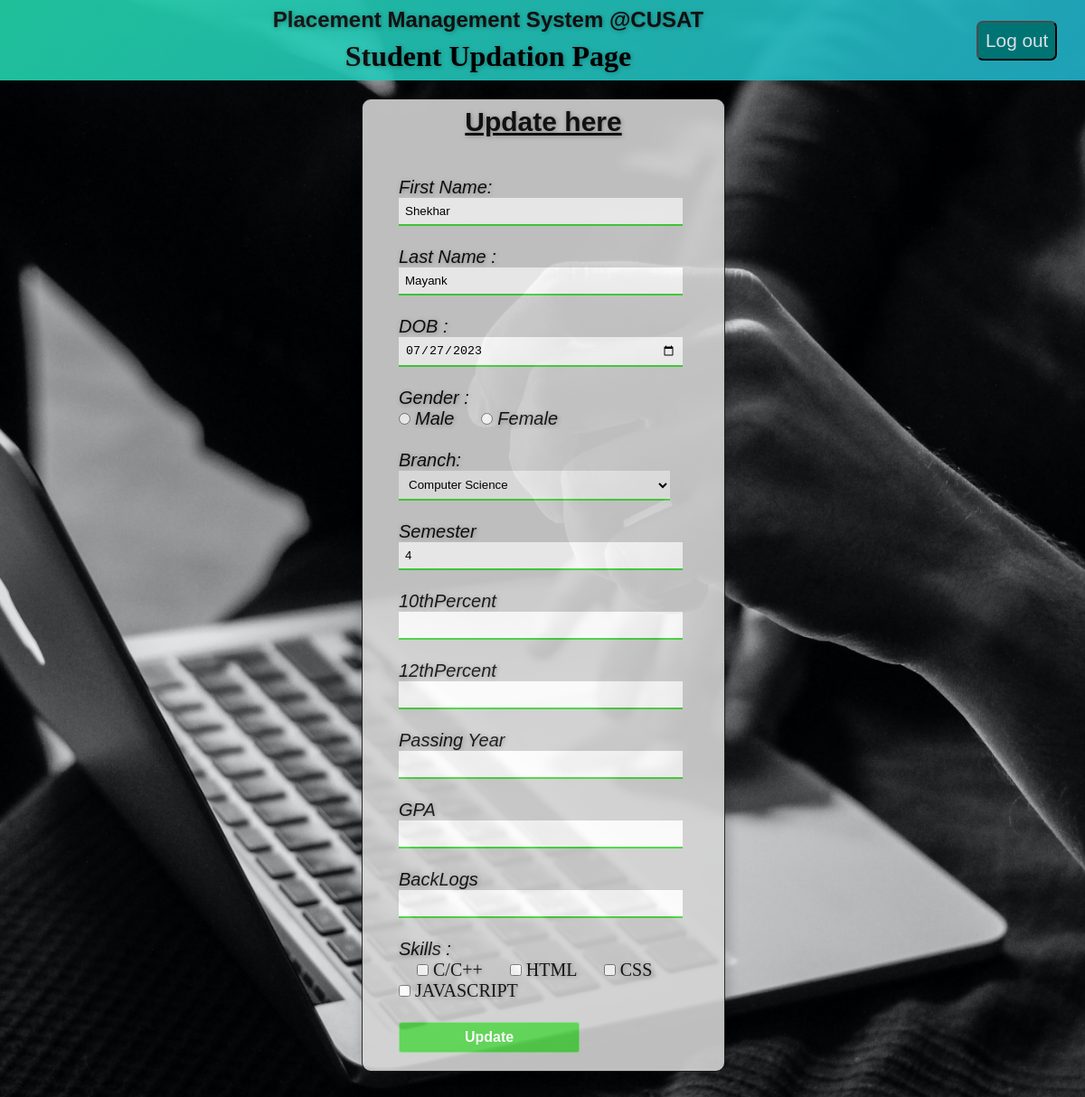
Screenshot of /updates.php?Id=3 with the database file from the repository.
### tables this page shows
CREATE TABLE `registration` (
  `ID` int(255) NOT NULL,
  `FirstName` varchar(255) NOT NULL,
  `LastName` varchar(255) NOT NULL,
  `DOB` varchar(255) NOT NULL,
  `Email` varchar(255) NOT NULL,
  `Gender` varchar(255) NOT NULL,
  `Branch` varchar(230) NOT NULL,
  `percent10` varchar(255) NOT NULL,
  `percent12` varchar(255) NOT NULL,
  `PassYear` varchar(255) NOT NULL,
  `GPA` varchar(255) NOT NULL,
  `Back` varchar(255) NOT NULL,
  `Semester` varchar(255) NOT NULL,
  `Skills` varchar(255) NOT NULL,
  `Img` varchar(255) NOT NULL,
  `password` varchar(255) NOT NULL,
  `Cpassword` varchar(255) NOT NULL,
  `Bool` varchar(100) NOT NULL DEFAULT 'False',
  `Company` varchar(255) NOT NULL DEFAULT 'Not Registered',
  `Status` varchar(255) NOT NULL DEFAULT 'NULL'
);

### updates.php (the view, shortened to what this page needs)
<!DOCTYPE html>
<html lang="en">
<head>
    <link rel="stylesheet" href="studentregistercss.css" type="text/css">
</head>
<body>
    <div id="headm">
    <div class="head">
    <h2>Placement Management System @CUSAT</h1>
    <h1 class="second_heading"><centre>Student Updation Page</centre></h2>
    </div>
    <div id="but">
    <a href="index.php" id="home"><button type="submit"  name="save" class="btn">Log out</button></a>
    </div>
    </div>
<div class="main">
    <div class="register"><h2><u>Update here</u></h2><br><br>
        <form action="<?php $_SERVER['PHP_SELF'] ?>"id="register" method="post" enctype="multipart/form-data">
<?php
include 'connection.php';
$ids = $_GET['Id'];
$showquery="select * from registration where ID={$ids}";
$showdata=mysqli_query($conn,$showquery);
$arrdata=mysqli_fetch_array($showdata);
    ?>
        <label>First Name:</label>
            <input type="text" name="fname" class="name"
            placeholder="Enter your first name" value="<?php echo $arrdata['FirstName'] ?>"><br><br>
             <label>Last Name :</label>
             <input type="text" name="lname" class="name"
            placeholder="Enter your last name" value="<?php echo $arrdata['LastName'] ?>"><br><br>
            <label>DOB :</label>
            <input type="date" name="dob" class="name"
            placeholder="12/03/2002" value="<?php echo $arrdata['DOB'] ?>">
            <br><br>
            <label>Gender :</label>
            <br>
            <input type="radio" name="gender" class="male" value="Male">
            <span id="male"><label for="male">Male</label></span>
            <input type="radio" name="gender" class="female" value="Female">
            <span id="female"><label for="female">Female</label></span>
            <br><br>
            <label>Branch:</label>
            <select name="branch" id="branch" class="name"value="<?php echo $arrdata['Branch'] ?>">
             <option>Computer Science</option>
            </select>
            <br><br>
            <label>Semester</label>
            <input type="number" min="1" max="8" name="semester" class="name" id="branch"
            placeholder="Enter the current semester" value="<?php echo $arrdata['Semester'] ?>"><br><br>
            <label>10thPercent</label>
            <input type="number" min="0" max="100" name="10percent" class="name"
             value="<?php echo $arrdata['percent10'] ?>">
             <br><br>
             <label>12thPercent</label>
            <input type="number" min="0" max="100" name="12percent" class="name"
             value="<?php echo $arrdata['percent12'] ?>">
             <br><br>
             <label>Passing Year</label>
            <input type="text" name="passyear" class="name"
             value="<?php echo $arrdata['PassYear'] ?>">
             <br><br>
             <label>GPA</label>
             <br>
            <input type="text" min="0" max="10" name="gpa" class="name"
             value="<?php echo $arrdata['GPA'] ?>">
             <br><br>
             <label>BackLogs</label>
            <input type="text" name="back" class="name"
             value="<?php echo $arrdata['Back'] ?>">
             <br><br>
            <label> Skills :</label>
            <br>
            <input type="checkbox" name="skills1" id="skills" value="C/C++">
            <span id="skills">C/C++</span>
            <input type="checkbox" name="skills2" id="skills" value="HTML">
            <span id="skills">HTML</span>
            <input type="checkbox" name="skills3" id="skills" value="CSS">
            <span id="skills">CSS</span>
            <br>
            <input type="checkbox" name="skills4" id="skills" Value="JS">
            <span id="skills">JAVASCRIPT</span>
            <br><br>
            <input type="submit" value="Update" name="save" id="submit">
        </form>
    </div>
</div>
</body>
</html>

### studentregistercss.css (style rules this page uses)
* { margin: 0; }
h2 { text-align: center; color: rgb(19, 19, 19); padding-top: 0.5rem; padding-bottom: 0.5rem; }
.second_heading { text-align: center; padding-bottom:0.5rem; }
#headm { width: 100%; display: flex; justify-content: center; align-items: center; background: linear-gradient(-45deg, #ee7752, #e73c7e, #23a6d5, #23d5ab); background-size: 400% 400%; animation: gradient 15s ease infinite; position: sticky; top: 0%; }
.head { width: 90%; height:auto; }
#but { width: 10%; }
* { margin: 0; padding: 0; }
body { background: url("c2.jpg"); background-repeat: no-repeat; background-size: cover; background-position: center; opacity: 0.9; background-attachment: fixed; }
.main { width: 400px; margin:auto; margin-top:20px; }
h2 { text-align: center; font-family: sans-serif; }
.register { background-color:lightgray; width:100%; font-size:20px; border-radius:10px; border:1px solid rgba(15, 15, 15, 0.925); box-shadow:2px 2px 15px rgba(0,0,0,0.3); color:#0f0f0f; margin-bottom: 50px; }
#register { margin-left:40px; margin-top:-10px; }
label { font-family: Arial, Helvetica, sans-serif; font-size:20px; font-style:italic; }
.name { width:300px; border:none; border-bottom:2px solid #46d83c; padding: 7px; }
#submit { width:200px; padding: 7px; font-size:16px; font-family: sans-serif; font-weight: 600; border-radius: 3px; background-color: #57d64e; margin-bottom: 20px; color:#fff; cursor: pointer; border:1px solid rgba(255,255,255,0.3); }
label,span,h2,h1 { text-shadow:1px 1px 5px rgba(0,0,0,0.3); }
.btn { background-color: teal; color: aliceblue; font-size: 1.3rem; padding: 8px; border-radius: 7px; }

### rows the page displays
registration: fname "Shekhar", lname "Mayank", dob "07/27/2023", branch "Computer Science", semester "4"
